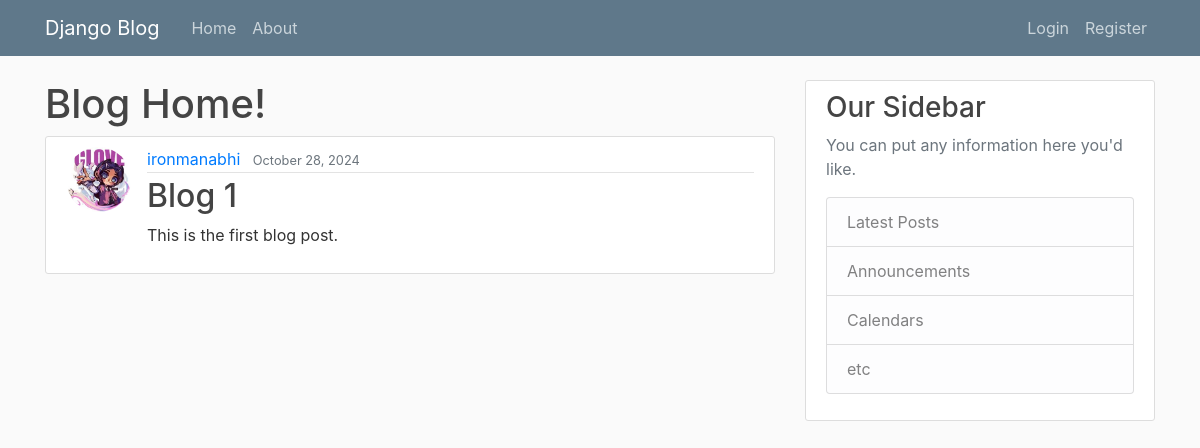
Page /blog/ on the earlier database version.
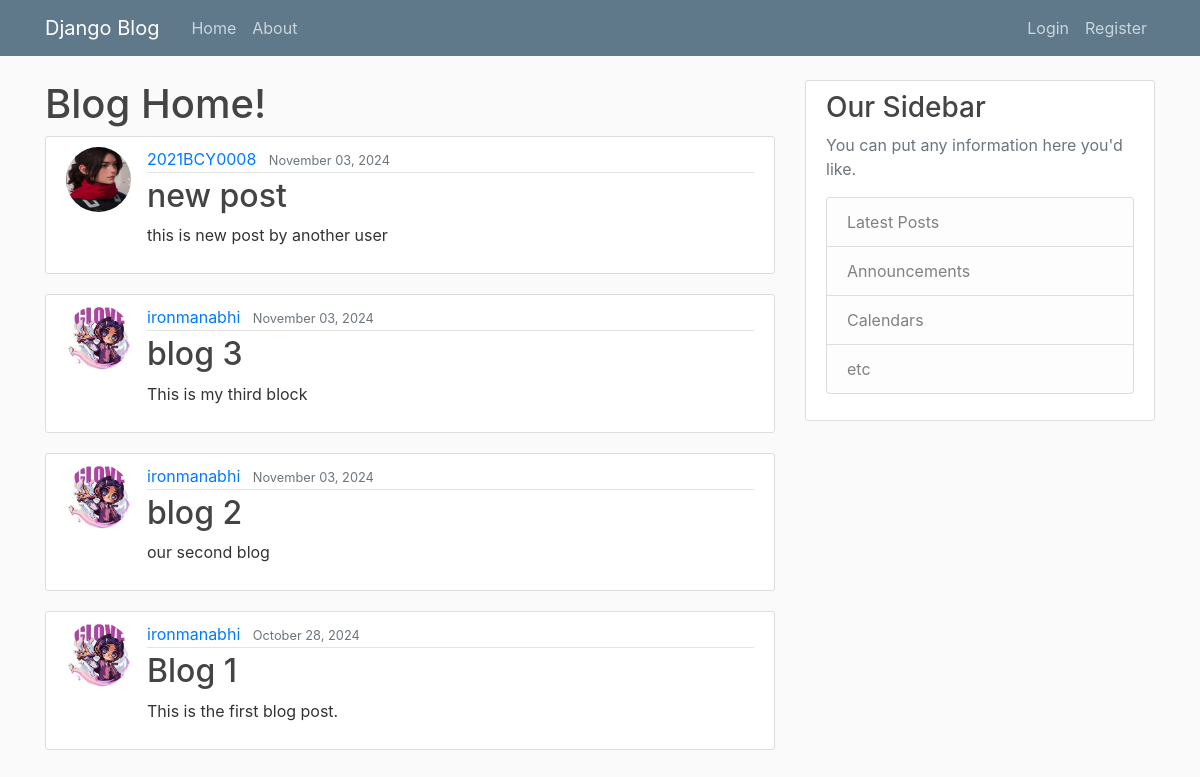
Same page on the later database version.
### blog/models.py (models this page shows, shortened)
class Post(models.Model):
    title = models.CharField(max_length=100)
    content = models.TextField()
    date_posted = models.DateTimeField(default=timezone.now)
    author = models.ForeignKey(User, on_delete=models.CASCADE)
    edited = models.IntegerField(default=0)

### users/models.py (models this page shows, shortened)
class Profile(models.Model):
    user = models.OneToOneField(User, on_delete=models.CASCADE)
    image = models.ImageField(default='default.jpg', upload_to='profile_pics')

### blog/views.py (the view)
# urls.py: path("", PostListView.as_view(), name="blog-home"),
class PostListView(ListView):
    model = Post
    template_name = 'blog/home.html'
    context_object_name = 'posts'
    ordering = ['-date_posted']
    paginate_by = 6

### blog/templates/blog/home.html (shortened to what this page needs)
{% extends "blog/base.html" %} {% block content %}
<h1>Blog Home!</h1>
{% for post in posts %}
<article class="media content-section">
  <img
    class="rounded-circle article-img"
    src="{{ post.author.profile.image.url }}"
  />
  <div class="media-body">
    <div class="article-metadata">
      <a class="mr-2" href="#">{{ post.author }}</a>
      <small class="text-muted">{{ post.date_posted|date:"F d, Y" }}</small>
    </div>
    <h2>
      <a class="article-title" href="{% url 'post-details' post.id %}">
        {{ post.title }}
      </a>
    </h2>
    <p class="article-content">{{ post.content }}</p>
  </div>
</article>
{% endfor %}{% endblock content %}

### blog/templates/blog/base.html (shortened to what this page needs)
{% load static %}
<!DOCTYPE html>
<html>
  <head>
    <link
      rel="stylesheet"
      href="https://cdn.jsdelivr.net/npm/bootstrap@4.0.0/dist/css/bootstrap.min.css"
    />
    <link rel="stylesheet" type="text/css" href="{% static 'blog/main.css' %}"/>
    <link rel="stylesheet" href="" />
  </head>
  <body>
    <header class="site-header">
      <nav class="navbar navbar-expand-md navbar-dark bg-steel fixed-top">
        <div class="container">
          <a class="navbar-brand mr-4" href="{% url 'blog-home' %}">Django Blog</a>
          <div class="collapse navbar-collapse" id="navbarToggle">
            <div class="navbar-nav mr-auto">
              <a class="nav-item nav-link" href="{% url 'blog-home' %}">Home</a>
              <a class="nav-item nav-link" href="{% url 'blog-about' %}">About</a>
            </div>
            <div class="navbar-nav">
              {% if user.is_authenticated %}
              <a class="nav-item nav-link" href="{% url 'new-post' %}">New Post</a>
              <form action="{% url 'logout' %}" method="post" style="display: inline;">
                {% csrf_token %}
                <button type="submit" class="nav-item nav-link btn btn-link">
                    Logout
                </button>
              </form>
              <a class="nav-item nav-link" href="{% url 'profile' %}">Profile</a>
              {% else %}
              <a class="nav-item nav-link" href="{% url 'login' %}">Login</a>
              <a class="nav-item nav-link" href="{% url 'register' %}">Register</a>
              {% endif %}
            </div>
          </div>
        </div>
      </nav>
    </header>
    <main role="main" class="container">
        <div class="row">
          <div class="col-md-8">
            {% block content %}{% endblock %}
          </div>
          <div class="col-md-4">
            <div class="content-section">
              <h3>Our Sidebar</h3>
              <p class='text-muted'>You can put any information here you'd like.
                <ul class="list-group">
                  <li class="list-group-item list-group-item-light">Latest Posts</li>
                  <li class="list-group-item list-group-item-light">Announcements</li>
                  <li class="list-group-item list-group-item-light">Calendars</li>
                  <li class="list-group-item list-group-item-light">etc</li>
                </ul>
              </p>
            </div>
          </div>
        </div>
      </main>
  </body>
</html>

### blog/static/blog/main.css (style rules this page uses)
body { background: #fafafa; color: #333333; margin-top: 5rem; }
h1, h2, h3, h4, h5, h6 { color: #444444; }
ul { margin: 0; }
.bg-steel { background-color: #5f788a; }
.site-header .navbar-nav .nav-link { color: #cbd5db; }
.content-section { background: #ffffff; padding: 10px 20px; border: 1px solid #dddddd; border-radius: 3px; margin-bottom: 20px; }
.article-title { color: #444444; }
.article-content { white-space: pre-line; }
.article-img { height: 65px; width: 65px; margin-right: 16px; }
.article-metadata { padding-bottom: 1px; margin-bottom: 4px; border-bottom: 1px solid #e3e3e3; }

Differences in the rows shown:
added Post: author.profile.image (picture), author "2021BCY0008", date_posted "November 03, 2024", title "new post", content "this is new post by another user"
added Post: author.profile.image (picture), author "ironmanabhi", date_posted "November 03, 2024", title "blog 3", content "This is my third block"
added Post: author.profile.image (picture), author "ironmanabhi", date_posted "November 03, 2024", title "blog 2", content "our second blog"
